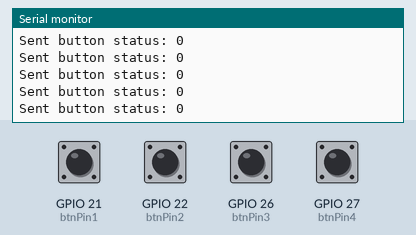
Recording of a sketch running on a simulated ESP32. Parts: the last lines printed to the serial monitor. Inputs (shaded band) come from the test bench; at power-on: GPIO 21 (btnPin1), GPIO 22 (btnPin2), GPIO 26 (btnPin3), GPIO 27 (btnPin4) HIGH. No radio packets arrive unless stated.

Above: at 1.2 s.
1.3 s: GPIO 22 (btnPin2) pulled LOW for 0.15 s
At 1.59 s:
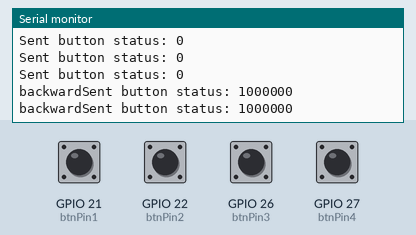
2.9 s: GPIO 21 (btnPin1) pulled LOW for 0.15 s
At 3.06 s:
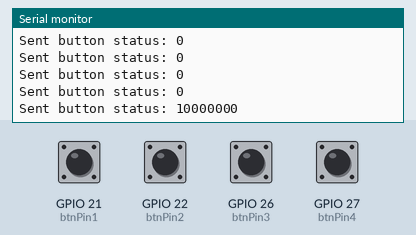
4.5 s: GPIO 26 (btnPin3) pulled LOW for 0.15 s
At 4.69 s:
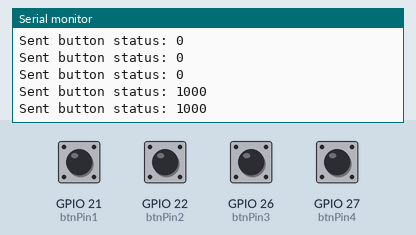
6.1 s: GPIO 27 (btnPin4) pulled LOW for 0.15 s
At 6.21 s:
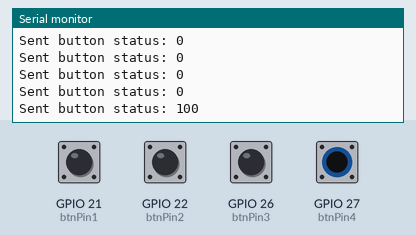
7.7 s: GPIO 21 (btnPin1) driven LOW and GPIO 22 (btnPin2) driven LOW
At 7.74 s:
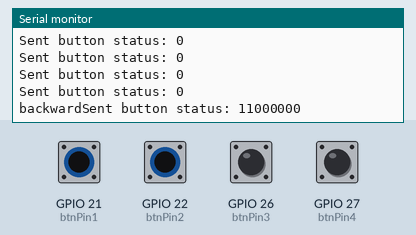
10.7 s: GPIO 26 (btnPin3) pulled LOW for 1 s
At 10.79 s:
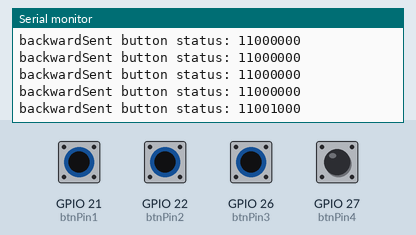
Timing chart, 0 to 13.7 s (numbered marks = the images above; inputs shaded):
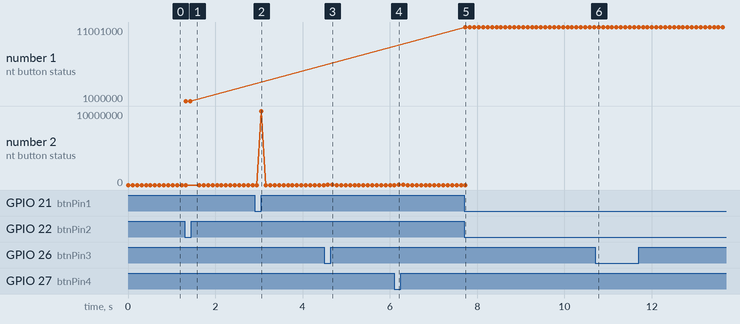

Measured:
- after the input at 1.3 s, the serial monitor: prints a new line at once (image 1)
- after the input at 2.9 s, the serial monitor: prints a new line after 0.16 s (image 2)
- after the input at 4.5 s, the serial monitor: prints a new line after 0.08 s (image 3)
- after the input at 6.1 s, the serial monitor: prints a new line after 0.11 s (image 4)
- after the input at 7.7 s, the serial monitor: prints a new line at once (image 5)
- after the input at 10.7 s, the serial monitor: prints a new line after 0.08 s (image 6)
- plotted number 1: 1000000 → 11000000 after the input at 7.7 s

The sketch:

controller.ino
```cpp
#include <SPI.h>
#include <nRF24L01.h>
#include <RF24.h>
#include "freertos/FreeRTOS.h"
#include "freertos/task.h"

// Define button pins
const int btnPin1 = 21;  // Button 1 (Forward)
const int btnPin2 = 22;  // Button 2 (Backward)
const int btnPin3 = 26;  // Button 3 (Left)
const int btnPin4 = 27;  // Button 4 (Right)

// Radio setup
RF24 radio(4, 5); // CE, CSN pins
const byte address[6] = "00001"; // Receiver address
uint8_t btnStatus = 0b00000000;  // 8-bit byte to store button states (0 for not pressed, 1 for pressed)

// Task handles
TaskHandle_t btnReadTask1Handle;
TaskHandle_t btnReadTask2Handle;
TaskHandle_t radioSendTaskHandle;

void setup() {
  Serial.begin(9600);

  // Set button pins as inputs with pull-up resistors
  pinMode(btnPin1, INPUT_PULLUP);
  pinMode(btnPin2, INPUT_PULLUP);
  pinMode(btnPin3, INPUT_PULLUP);
  pinMode(btnPin4, INPUT_PULLUP);

  // Initialize the radio
  if (!radio.begin()) {
    Serial.println("Radio hardware not responding!");
    while (1);
  }

  if (!radio.isChipConnected()) {
    Serial.println("nRF24L01 not connected properly.");
    while (1);
  }

  radio.setDataRate(RF24_250KBPS);
  radio.setPALevel(RF24_PA_LOW);
  radio.setRetries(15, 15);
  radio.openWritingPipe(address);
  radio.stopListening(); // Set to transmitter mode

  Serial.println("Transmitter ready.");
  radio.printDetails();

  // Create tasks
  xTaskCreatePinnedToCore(
    readButtonStates1,   // Task function
    "Read Button States 1", // Task name
    2000,               // Stack size
    NULL,               // Parameters
    1,                  // Priority
    &btnReadTask1Handle, // Task handle
    0                   // Core 0
  );

  xTaskCreatePinnedToCore(
    readButtonStates2,   // Task function
    "Read Button States 2", // Task name
    2000,               // Stack size
    NULL,               // Parameters
    1,                  // Priority
    &btnReadTask2Handle, // Task handle
    1                   // Core 1
  );

  xTaskCreatePinnedToCore(
    sendRadioData,      // Task function
    "Send Radio Data",  // Task name
    2000,               // Stack size
    NULL,               // Parameters
    1,                  // Priority
    &radioSendTaskHandle, // Task handle
    0                   // Core 0 (or Core 1)
  );
}

void loop() {
  // Nothing to do here, tasks are running concurrently
}

// Task 1: Read button 1 and button 2 states (Core 0)
void readButtonStates1(void *pvParameters) {
  for (;;) {
          //Serial.println("heja");

    btnStatus &= 0b00111111; // Reset button states

    // Read button states and update btnStatus byte
    if (digitalRead(btnPin1) == LOW) { // Button 1 (Forward)
      btnStatus |= (1 << 7);
    }
    if (digitalRead(btnPin2) == LOW) { // Button 2 (Backward)
      btnStatus |= (1 << 6);
      Serial.print("backward");
    }

    vTaskDelay(100 / portTICK_PERIOD_MS); // Delay to prevent excessive reading
  }
}

// Task 2: Read button 3 and button 4 states (Core 1)
void readButtonStates2(void *pvParameters) {
  for (;;) {
         // Serial.println("då");

    btnStatus &= 0b11000000; // Reset button states

    // Read button states and update btnStatus byte
    if (digitalRead(btnPin3) == LOW) { // Button 3 (Left)
      btnStatus |= (1 << 3);
    }
    if (digitalRead(btnPin4) == LOW) { // Button 4 (Right)
      btnStatus |= (1 << 2);
    }

    vTaskDelay(100 / portTICK_PERIOD_MS); // Delay to prevent excessive reading
  }
}

// Task 3: Send the button states to the receiver
void sendRadioData(void *pvParameters) {
  for (;;) {
    if (radio.write(&btnStatus, sizeof(btnStatus))) {
      Serial.print("Sent button status: ");
      Serial.println(btnStatus, BIN);
    } else {
      Serial.println("Failed to send data");
    }

    vTaskDelay(100 / portTICK_PERIOD_MS); // Delay to avoid sending too often
  }
}
```
